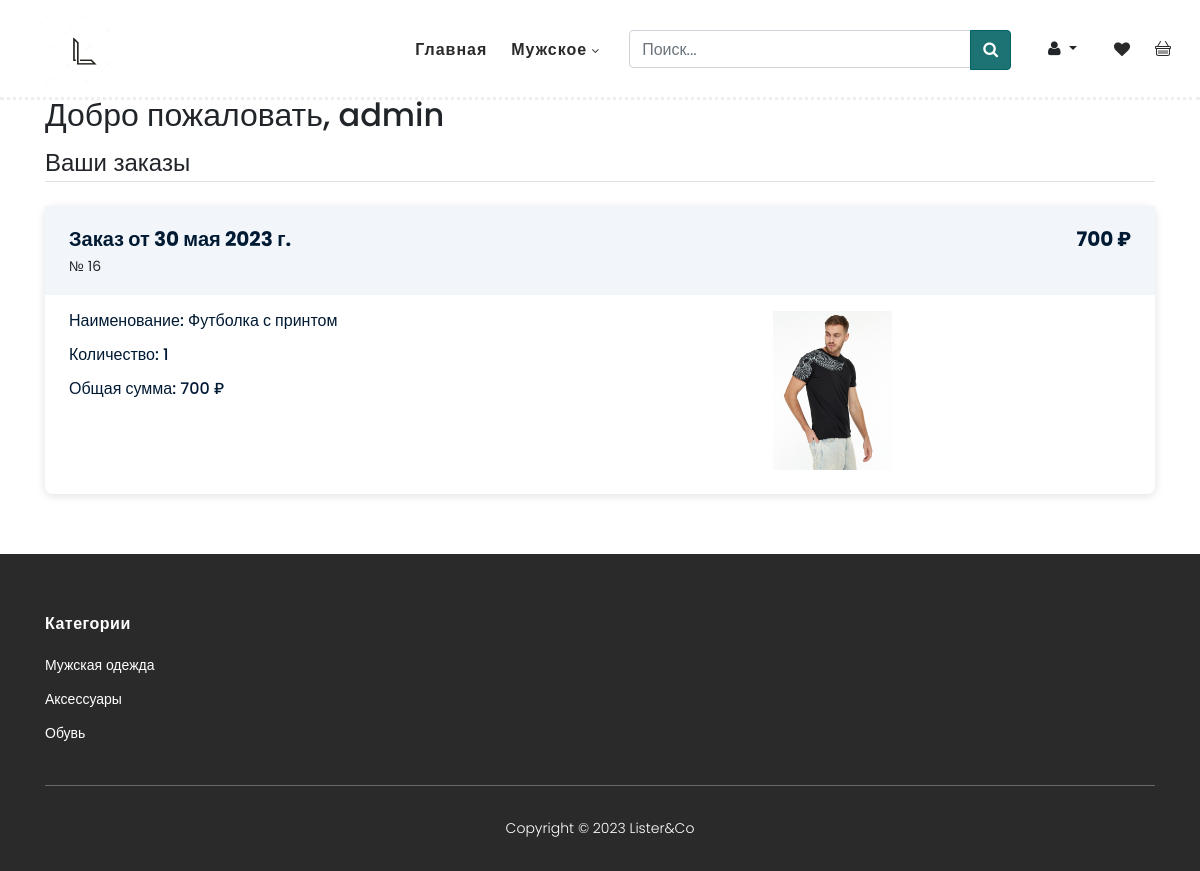
/profile/admin (signed in), run on an earlier commit of the app's database.
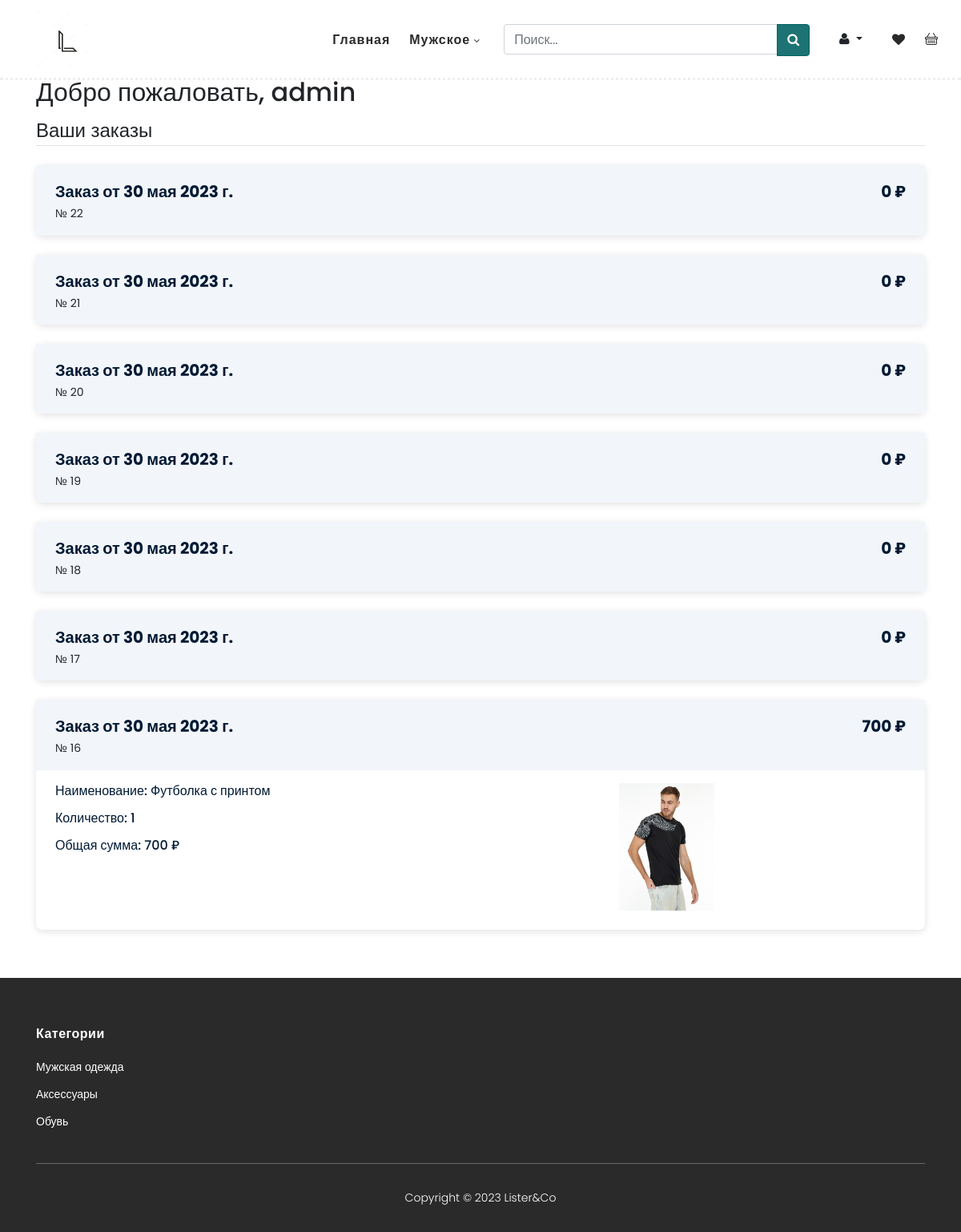
And on a later commit of the database.
### order/models.py (models this page shows, shortened)
class Order(models.Model):
    customer = models.ForeignKey(User, on_delete=models.CASCADE, related_name='orders', verbose_name='Заказы')
    time_create = models.DateField(auto_now_add=True, null=True)
    first_name = models.CharField(max_length=100, verbose_name='Имя')
    last_name = models.CharField(max_length=100, verbose_name='Фамилия')
    street = models.CharField(max_length=20, verbose_name='Улица')
    house = models.CharField(max_length=20, verbose_name='Дом')
    city = models.CharField(max_length=20, verbose_name='Город')
    region = models.CharField(max_length=20, verbose_name='Область')
    index = models.CharField(max_length=12, verbose_name='Индекс')
    country = models.CharField(max_length=20, verbose_name='Страна')
    phone_number = models.TextField(max_length=200, null=True, verbose_name='Номер телефона')
    updated = models.DateTimeField(auto_now=True)
    def get_total_cost(self):
        return sum(item.get_cost() for item in self.items.all())

class OrderItem(models.Model):
    order = models.ForeignKey(Order, related_name='items', on_delete=models.PROTECT, verbose_name='Отношение к заказу')
    product = models.ForeignKey(Product, related_name='order_items', on_delete=models.PROTECT, verbose_name='Что заказано')
    price = models.IntegerField(verbose_name='Цена')
    quantity = models.PositiveIntegerField(default=1, verbose_name='Количество')
    size = models.CharField(max_length=3, verbose_name='Размер', default='XS')
    def get_cost(self):
        return self.price * self.quantity

### store/models.py (models this page shows, shortened)
class Product(models.Model):
    name = models.CharField(max_length=100)
    description = models.TextField()
    materials = models.CharField(max_length=100)
    price = models.IntegerField( null=True)
    photo = models.ImageField(upload_to="photos/%Y/%m/%d", null=True)
    photo2 = models.ImageField(upload_to="photos/%Y/%m/%d", null=True)
    photo3 = models.ImageField(upload_to="photos/%Y/%m/%d", null=True)
    time_create = models.TimeField(auto_now_add=True)
    category = models.ForeignKey('Category', on_delete=models.PROTECT)
    class Meta:
        verbose_name = 'Одежда'
        verbose_name_plural = 'Одежда'

### store/views.py (the view)
# urls.py: path('profile/<username>', profile, name='profile'),
@login_required
def profile(request, username):
        user = request.user
        user_orders = reversed(Order.objects.filter(customer=request.user))
        user_order_item = OrderItem.objects.all()
        categorys = Category.objects.all()
        data = {
            'user': user,
            'user_orders': user_orders,
            'user_order_item': user_order_item,
            'title': 'Профиль',
            'categorys': categorys,
        }
        return render(request, 'store/profile.html', data)

### store/models.py (called while the page is built)
    def get_absolute_url(self):
        return reverse('category', kwargs={'cid': self.pk})

### store/templates/store/profile.html (shortened to what this page needs)
{% extends 'store/base.html' %}
{% block content %}
<section class="section" id="products">
        <div class="container successful-order">
            <h2>Добро пожаловать, {{user.username}}</h2>
            <div class="orders">
                <legend class="border-bottom mb-4">Ваши заказы</legend>
                {% if user_orders %}
                {% for o in user_orders %}
                <div class="order-detail">
                    <div class="order-info">
                        <div class="tf1">
                            <div class="mf1">
                            <span class="tf2">Заказ от {{o.time_create}}</span>
                            <span class="tf3">№ {{o.id}}</span>
                            </div>
                            <div class="t3f">
                            <span class="tf2">{{o.get_total_cost}} ₽</span>
                            </div>
                        </div>
                    </div>
                    {% for item in user_order_item %}
                    {% if item.order.id == o.id %}
                    <div class="order-details">
                        <div class="re5">
                                <div class="order-padding">
                                    <p class="e6r">Наименование: {{item.product.name}}</p>
                                    <p class="e6r">Количество: {{item.quantity}}</p>
                                    <p class="e6r">Общая сумма: {{item.get_cost}} ₽</p>
                                </div>
                                <div class="oip1">
                                    <img src="{{item.product.photo.url}}" class="order-imgg">
                                </div>
                        </div>
                        </div>
                    {% endif %}
                    {% endfor %}
                </div>
                {% endfor %}
                {% else %}
                <h2>Здесь пока ничего нет</h2>
                {% endif %}
                </div>
            </div>
</section>
{% endblock %}

What changed in the data, as far as the page shows it:
added Order: time_create "30 мая 2023 г.", id "22", get_total_cost "0"
added Order: time_create "30 мая 2023 г.", id "21", get_total_cost "0"
added Order: time_create "30 мая 2023 г.", id "20", get_total_cost "0"
added Order: time_create "30 мая 2023 г.", id "19", get_total_cost "0"
added Order: time_create "30 мая 2023 г.", id "18", get_total_cost "0"
added Order: time_create "30 мая 2023 г.", id "17", get_total_cost "0"
